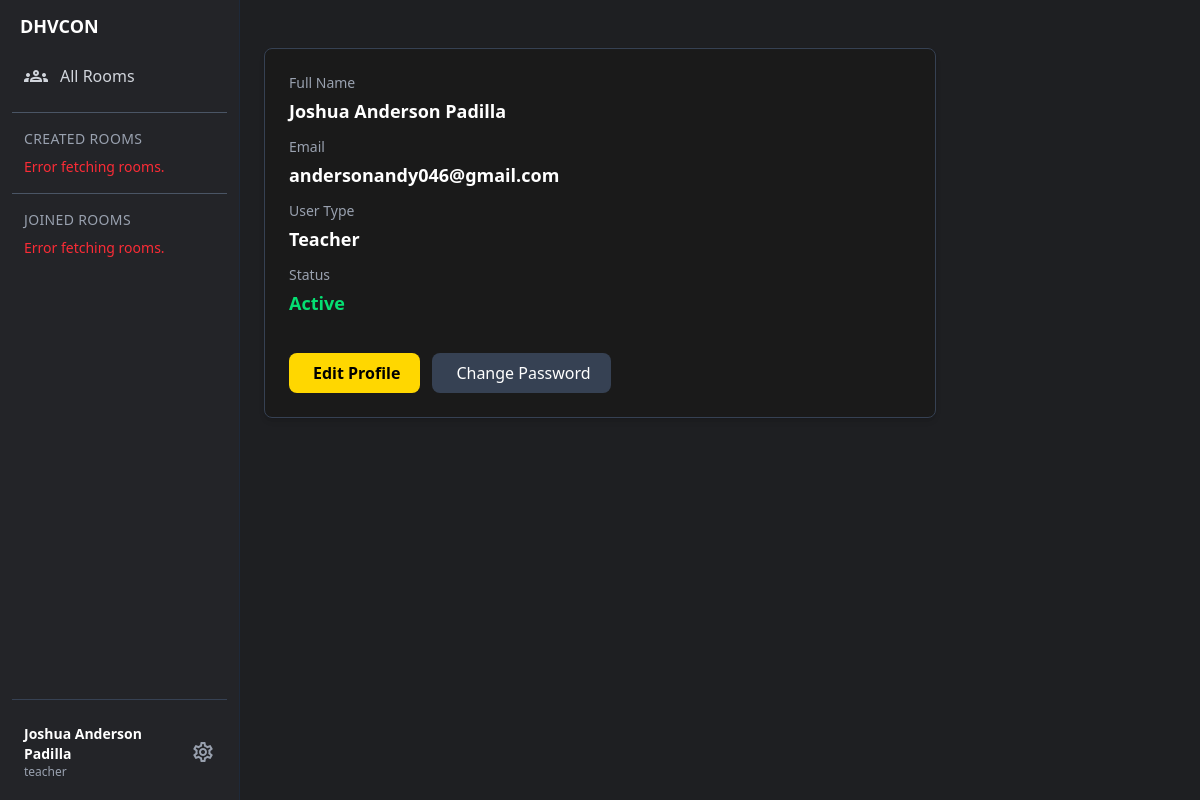
Page /home/profile.php (signed in) on the earlier database version.
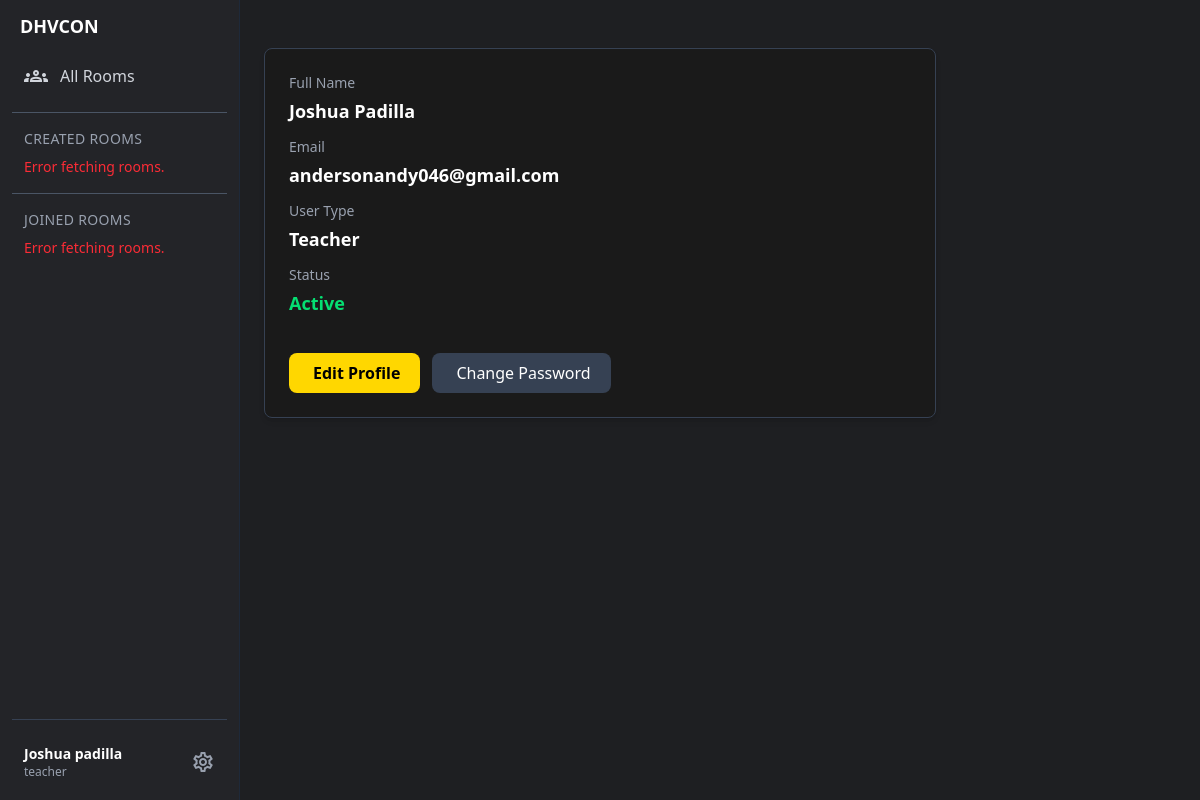
Same page on the later database version.
### tables this page shows
CREATE TABLE `user` (
  `user_id` int(11) NOT NULL,
  `user_fullname` varchar(60) NOT NULL,
  `user_email` varchar(60) NOT NULL,
  `user_password` varchar(255) NOT NULL,
  `user_type` enum('admin','teacher','student','') NOT NULL,
  `user_requirements` longtext DEFAULT NULL CHECK (json_valid(`user_requirements`)),
  `user_status` int(11) NOT NULL DEFAULT 0 COMMENT '0=for-approval,1=active,2=disabled'
);

### controller/config.php (called while the page is built, shortened)
<?php
class db_connect
{
    public $host = db_host;
    public $user = db_user;
    public $pass = db_pass;
    public $name = db_name;
    public function connect()
    {
        try {
            $this->conn = new mysqli($this->host, $this->user, $this->pass, $this->name);
        } catch (\Throwable $th) {
            header("Location:setup.php");
        }
    }
}

### home/auth.php (called while the page is built, shortened)
<?php
include ('../controller/config.php');
class auth_class extends db_connect
{
    public function check_account($id) {
        $id = intval($id);
        $query = "SELECT * FROM `user` WHERE user_id = $id AND user_status=1";
        $result = $this->conn->query($query);
        $items = [];
        if ($result && $result->num_rows > 0) {
            while ($row = $result->fetch_assoc()) {
                $items[] = $row;
            }
        }
        return $items;
    }
}

### home/profile.php (the view, shortened to what this page needs)
<?php
include "../src/components/home/header.php";
if (isset($On_Session) && !empty($On_Session)) {
  $User = $On_Session[0];
} else {
  echo "<p class='text-red-500'>Session not found.</p>";
  exit;
}
$statusText = $User['user_status'] == 1 ? "Active" : ($User['user_status'] == 0 ? "Pending" : "Disabled");
$statusColor = $User['user_status'] == 1 ? "text-green-400" : ($User['user_status'] == 0 ? "text-yellow-400" : "text-red-400");
?>
<main class="flex-1 p-4 sm:p-6 md:p-8 lg:p-12">
<div class="bg-[#1a1a1a] p-6 rounded-lg shadow-md border border-gray-700 max-w-2xl mx-auto text-white">
  <div class="flex flex-col space-y-3">
    <div>
      <label class="text-gray-400 block text-sm mb-1">Full Name</label>
      <p class="text-lg font-semibold capitalize"><?= htmlspecialchars($User['user_fullname']) ?></p>
    </div>
    <div>
      <label class="text-gray-400 block text-sm mb-1">Email</label>
      <p class="text-lg font-semibold"><?= htmlspecialchars($User['user_email']) ?></p>
    </div>
    <div>
      <label class="text-gray-400 block text-sm mb-1">User Type</label>
      <p class="text-lg font-semibold capitalize"><?= htmlspecialchars($User['user_type']) ?></p>
    </div>
    <div>
      <label class="text-gray-400 block text-sm mb-1">Status</label>
      <p class="text-lg font-semibold <?= $statusColor ?>"><?= $statusText ?></p>
    </div>
    <div class="mt-6 flex space-x-3">
      <button id="editProfileBtn" class="bg-[#FFD700] text-black font-semibold px-5 py-2 rounded-lg hover:bg-yellow-500 cursor-pointer">
        <i class="fa fa-edit mr-1"></i> Edit Profile
      </button>
      <button id="changePassBtn" class="bg-gray-700 hover:bg-gray-600 text-white px-5 py-2 rounded-lg cursor-pointer">
        <i class="fa fa-lock mr-1"></i> Change Password
      </button>
    </div>
  </div>
</div>
</main>
<?php include "../src/components/home/footer.php"; ?>

### src/components/home/header.php (shortened to what this page needs)
<?php
include "auth.php";
$db = new auth_class();
if (isset($_SESSION['user_id'])) {
    $id = intval($_SESSION['user_id']);
    $On_Session = $db->check_account($id);
} else {
   header('location: ../signin');
}
?>
<!doctype html>
<html lang="en">
<head>
  <link href="../src/output.css" rel="stylesheet" />
  <link href="../src/scrollbar.css" rel="stylesheet" />
  <link href="../src/alertifyconfig.css" rel="stylesheet" />
  <link rel="stylesheet" href="https://cdnjs.cloudflare.com/ajax/libs/AlertifyJS/1.13.1/css/alertify.css" />
</head>
<body class="bg-[#1e1f22] text-white min-h-screen flex">
  <aside id="sidebar" class="bg-[#232428] w-60 p-3 border-r border-gray-800 fixed inset-y-0 left-0 transform -translate-x-full md:translate-x-0 transition-transform duration-300 flex flex-col z-40">
    <h2 class="text-lg font-semibold px-2 mb-4">DHVCON</h2>
    <nav id="roomNav" class="flex flex-col gap-1">
      <a href="../home/" class="flex items-center gap-3 px-3 py-2 rounded-md
        text-gray-300 hover:bg-gray-700 hover:text-white transition-colors duration-200">
        <span class="material-icons-outlined text-xl">groups</span>
        <span>All Rooms</span>
      </a>
      <hr class="my-3 border-gray-600">
      <h2 class="text-sm text-gray-400 px-3 mb-1 uppercase tracking-wide">Created Rooms</h2>
      <div id="createdRooms" class="flex flex-col gap-1"></div>
      <hr class="my-3 border-gray-600">
      <h2 class="text-sm text-gray-400 px-3 mb-1 uppercase tracking-wide">Joined Rooms</h2>
      <div id="joinedRooms" class="flex flex-col gap-1"></div>
    </nav>
    <div class="mt-auto pt-4 border-t border-gray-700 relative">
      <div class="flex items-center gap-3 px-3 py-2">
        <div>
          <div class="flex flex-col">
            <p class="text-sm font-semibold text-white"><?= ucfirst($On_Session[0]['user_fullname']); ?></p>
            <p class="text-xs text-gray-400"><?= $On_Session[0]['user_type'] ?></p>
          </div>
        </div>
        <span id="settings-btn" class="material-icons-outlined text-gray-400 text-xl cursor-pointer ml-auto hover:text-white">settings</span>
      </div>
    </div>
  </aside>

### src/components/home/footer.php (shortened to what this page needs)
</body>
</html>

Differences in the rows shown:
changed user "andersonandy046@gmail.com": user_fullname "Joshua Anderson Padilla" → "Joshua padilla"; user_fullname "Joshua Anderson Padilla" → "Joshua Padilla"
